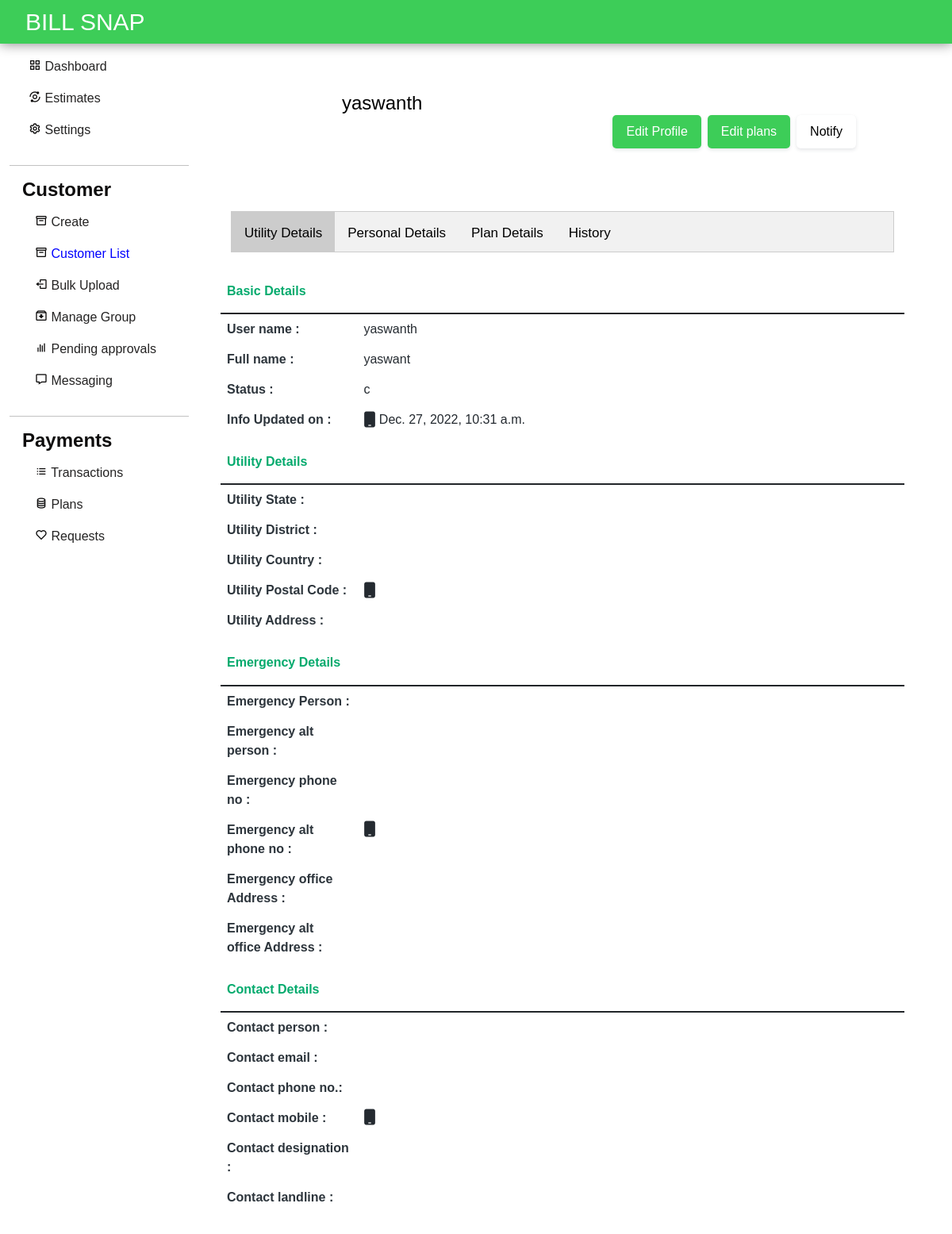
The page /account/yaswanth/jin on the database as committed earlier.
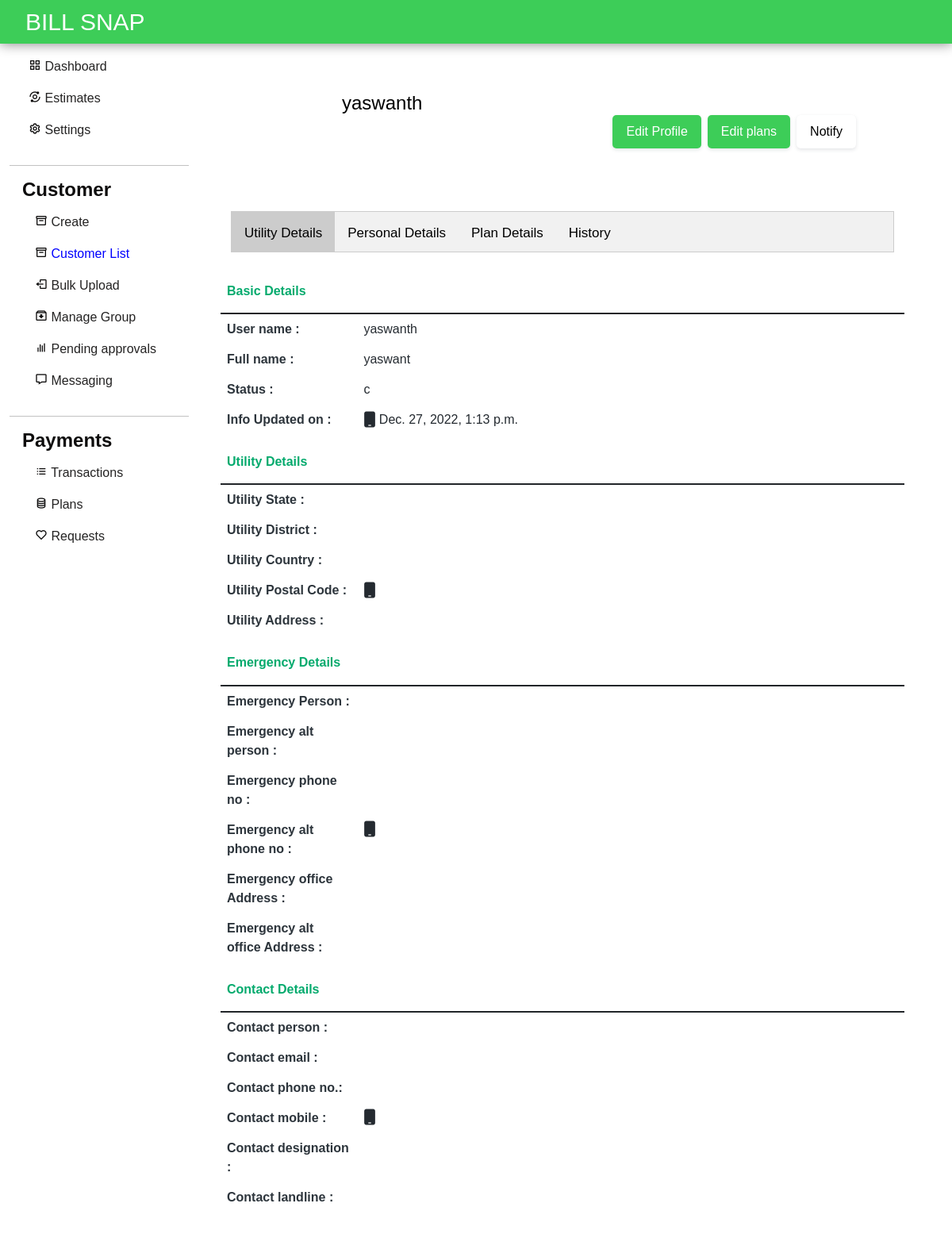
The same page on the database as committed later.
### accounts/models.py (models this page shows, shortened)
class Profile(models.Model):
    user = models.OneToOneField(User, on_delete=models.CASCADE, related_name='profile')
    apps=models.ManyToManyField(applists,related_name='apps')
    status = models.CharField(choices=status_choices, max_length=20, default='c')
    full_name = models.CharField(max_length=100, blank=True, null=True)
    utility_name = models.CharField(max_length=200, null=True, blank=True)
    utility_short_name= models.CharField(max_length=50, null=True, blank=True)
    utility_state= models.CharField(max_length=50, null=True, blank=True)
    utility_district= models.CharField(max_length=50, null=True, blank=True)
    utility_country= models.CharField(max_length=50, null=True, blank=True)
    utility_postalcode= models.CharField(max_length=20, null=True, blank=True)
    utility_address=models.TextField(max_length=200, null=True, blank=True)
    contact_person= models.CharField(max_length=200, null=True, blank=True)
    contact_email = models.EmailField(max_length=50, null=True, blank=True)
    contact_phnum = models.CharField(max_length=15, null=True, blank=True)
    contact_mobile= models.CharField(max_length=15, null=True, blank=True)
    contact_designation= models.CharField(max_length=100, null=True, blank=True)
    contact_landline= models.CharField(max_length=20, null=True, blank=True)
    emergency_person=models.CharField(max_length=200, null=True, blank=True)
    emergency_altperson=models.CharField(max_length=200, null=True, blank=True)
    emergency_mobile=models.CharField(max_length=200, null=True, blank=True)
    emergency_altmobile=models.CharField(max_length=200, null=True, blank=True)
    emergency_officeaddress=models.TextField(max_length=200,null=True,blank=True)
    emergency_altofficeaddress=models.TextField(max_length=200,null=True,blank=True)
    info_created_at = models.DateTimeField(auto_now_add=True)
    info_updated_at = models.DateTimeField(auto_now=True)
    se_coins= models.IntegerField(null=True, default=999, blank=True)
    slug = models.SlugField(max_length=200, editable=False, null=True, blank=True)
    admin=models.BooleanField(default=False)
    plans = models.ManyToManyField(Plan)
    plan_active = models.BooleanField(default=False)
    paid = models.BooleanField(default=False)

### accounts/views.py (the view)
# urls.py: path('<slug>/<str:appslug>', acc_views.ShowProfile.as_view(), name='show-profile'),
class ShowProfile(DetailView):
    model = Profile
    template_name = 'myprofile.html'
    def get_context_data(self, *args, **kwargs):
        context = super(ShowProfile, self).get_context_data(*args, **kwargs)
        page_profile = get_object_or_404(Profile, slug=self.kwargs['slug'])
        context['profile'] = page_profile
        context['form'] = UpdateProfilePlanForm(appslug=self.kwargs['appslug'], profile=page_profile)
        context['plan'] = page_profile.plans.filter(app__slug=self.kwargs['appslug']).first()
        context['notification_form'] = NotificationForm()
        context['appslug'] = self.kwargs['appslug']
        if self.request.user==page_profile.user:
            self.template_name = 'myprofile.html'
        elif self.request.user!=page_profile.user or self.request.user.is_anonymous:
            self.template_name = 'myprofile.html'
        return context

### templates/myprofile.html (shortened to what the changed rows need)
{% load static %}
{% load crispy_forms_tags %}
<!DOCTYPE html>
<html lang="en">
<head>
	<link href="https://cdn.jsdelivr.net/npm/bootstrap@5.1.3/dist/css/bootstrap.min.css" rel="stylesheet"
 />
	<link href='https://unpkg.com/boxicons@2.0.7/css/boxicons.min.css' rel='stylesheet'>
	<link rel="stylesheet" href="https://cdnjs.cloudflare.com/ajax/libs/font-awesome/6.1.1/css/all.min.css" />
	<link rel="stylesheet" href="{% static 'assets/styles.css'%}">
</head>
<body>
	{% include "dashnav.html" %}
	<div class="main mx-auto">
		<div class="row">
			<div class="col-md-7  flex-md-fill m-3">
				<div class="col right create-customer ps-0 pe-4 me-2" id="">
					<div class="profile">
						<div class="profile-header">
							<div class="profile-header-content d-flex">
								<div class="flex-fill flex-start">
									<div class="profile-header-info">
										<h4 class="m-t-10 m-b-5" style="color: black;">{{profile.user.username}} </h4>
									</div>
								</div>
							</div>
						</div>
					</div>
					<div id="London" class="tabcontent">
						<div class="table-responsive">
							<table class="table table-profile">
								<thead>
									<td>
										<h6>Basic Details</h6>
									</td>
								</thead>
								<tbody>
									<tr class="field">
										<td class="field">User name :</td>
										<td>{{profile.user.username}}</td>
									</tr>
									<tr>
										<td class="field">Full name :</td>
										<td>{{profile.full_name}}</td>
									</tr>
									<tr>
										<td class="field">Status :</td>
										<td>{{profile.status}}</td>
									</tr>
									<tr>
										<td class="field">Info Updated on :</td>
										<td><i class="fa fa-mobile fa-lg m-r-5"></i> {{profile.info_updated_at}}</td>
									</tr>
								</tbody>
							</table>
							<table class="table table-profile">
								<thead>
									<td>
										<h6>Utility Details</h6>
									</td>
								</thead>
							</table>
							<table class="table table-profile">
								<thead>
									<td>
										<h6>Emergency Details</h6>
									</td>
								</thead>
							</table>
							<table class="table table-profile">
								<thead>
									<td>
										<h6>Contact Details</h6>
									</td>
								</thead>
							</table>
						</div>
					</div>
				</div>
			</div>
		</div>
	</div>
</body>
</html>

Rows that differ between the two databases and show on the page:
changed Profile "yaswant": info_updated_at "Dec. 27, 2022, 10:31 a.m." → "Dec. 27, 2022, 1:13 p.m."
